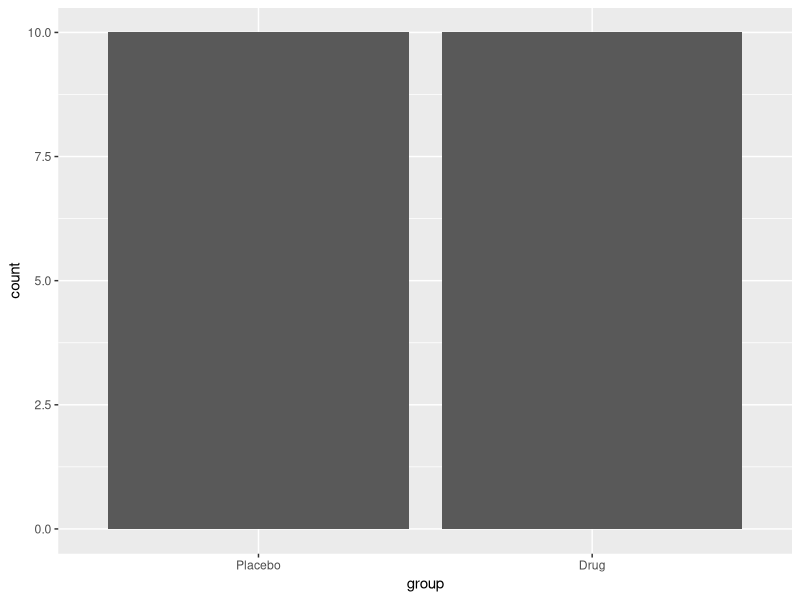
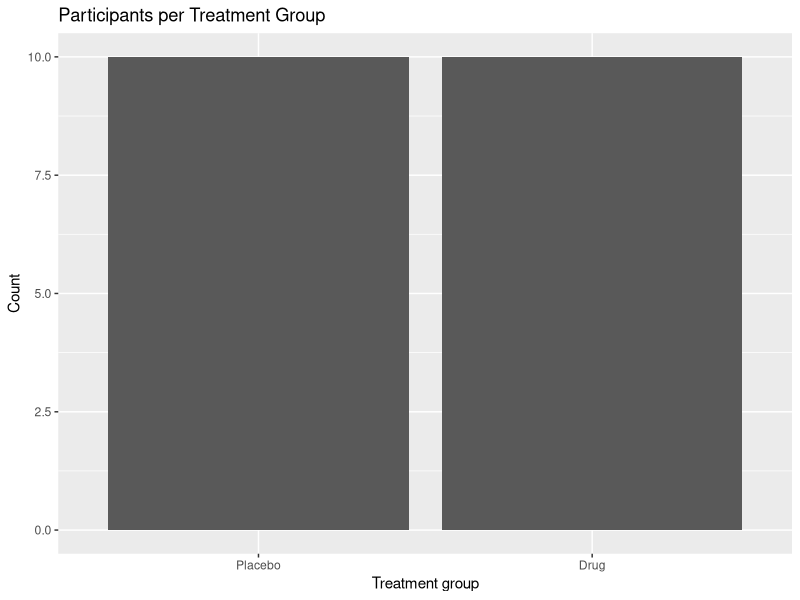
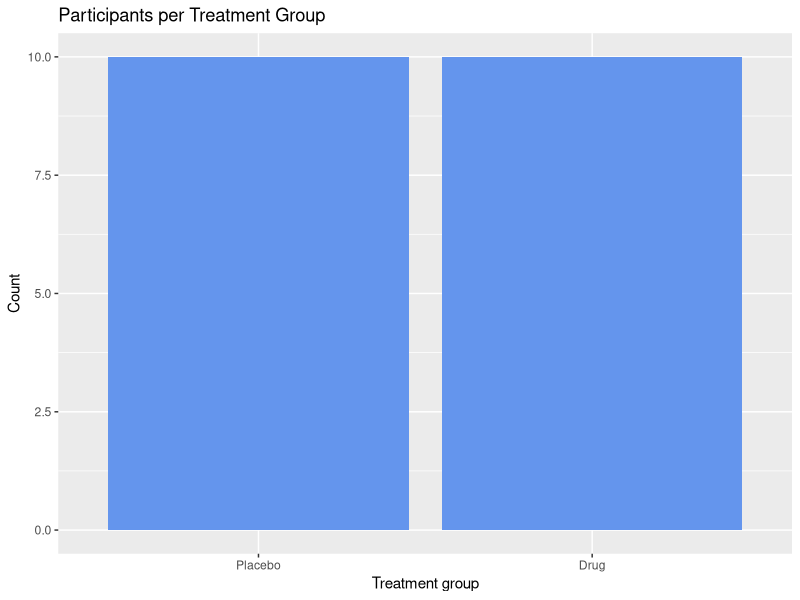
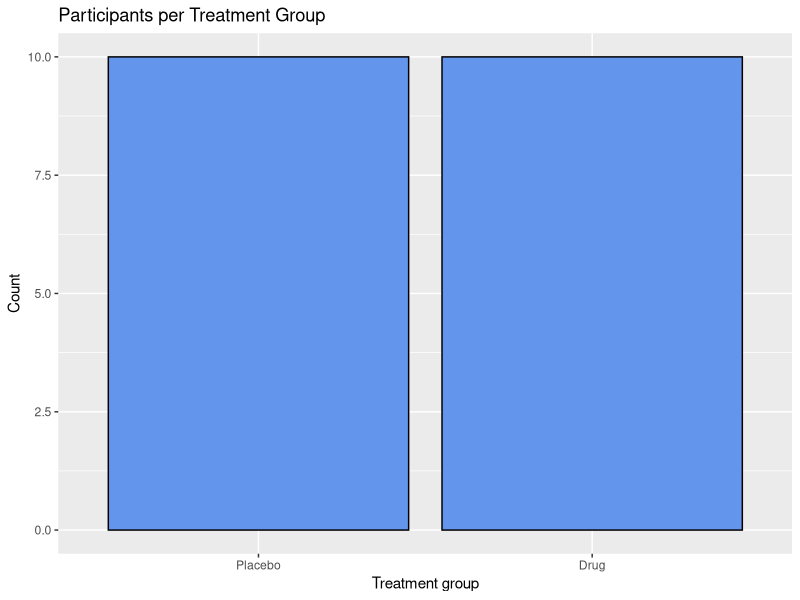
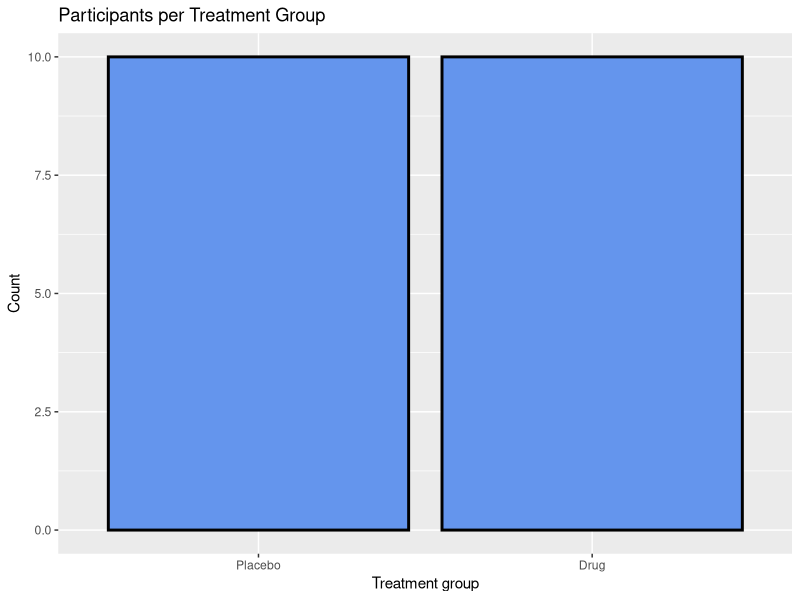
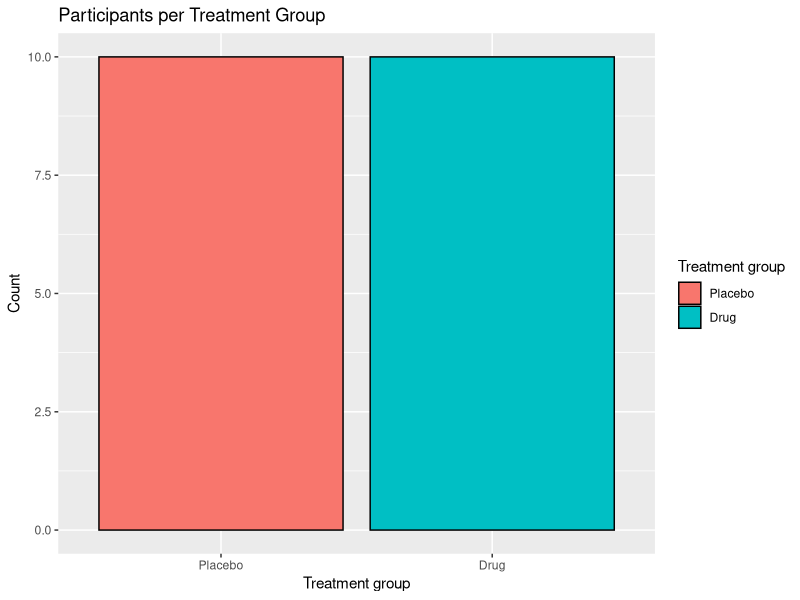
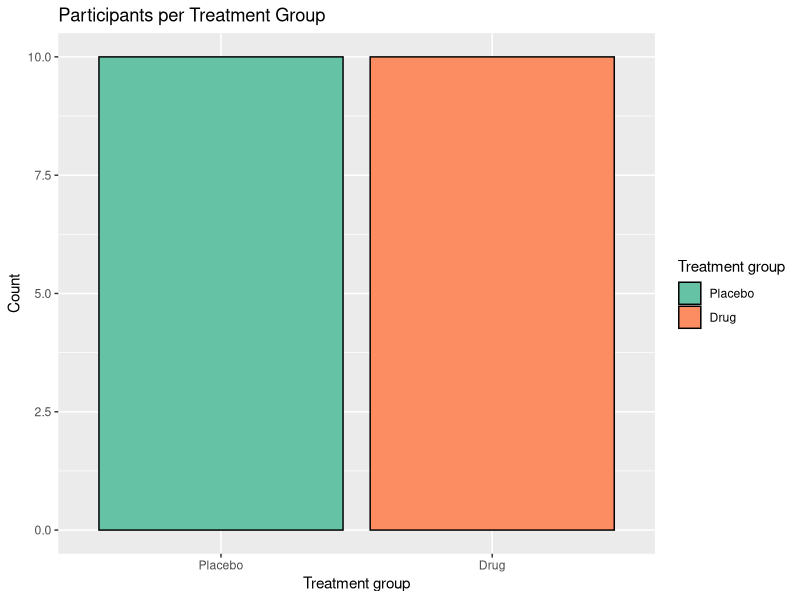
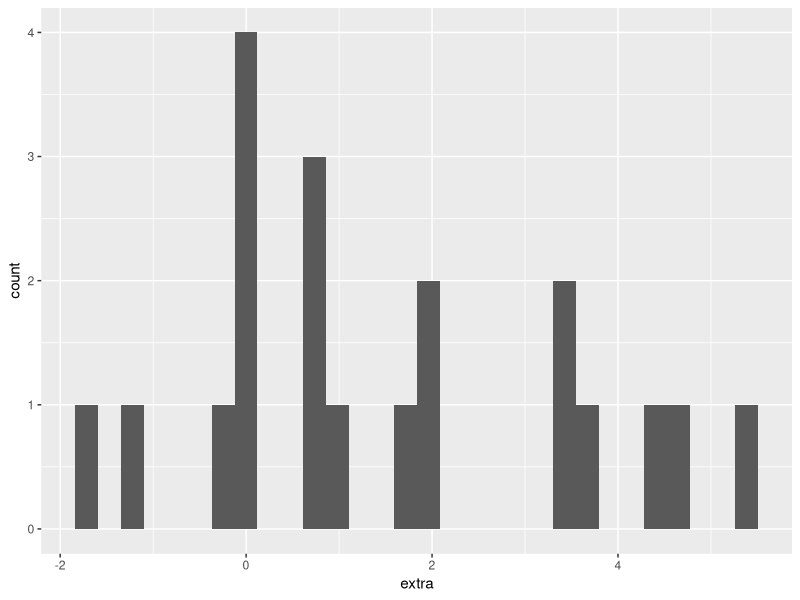

R code for these plots, in order:
## ---- chunk 1
#| echo: false
knitr::opts_chunk$set(
  echo = TRUE,
  message = FALSE,
  warning = FALSE,
  fig.width = 6,
  fig.height = 4
)
## ---- chunk 2
library(tidyverse)

glimpse(sleep)

# Recode the group variable to a factor with better labels
# Store the resulting data in a new object called sleep_data
sleep_data <- sleep |>
  mutate(
    group = factor(group, 
                   levels = c(1, 2), 
                   labels = c("Placebo", "Drug"))
  )

glimpse(sleep_data)
## ---- chunk 3
ggplot(sleep_data, aes(x = group)) +
  geom_bar()
## ---- chunk 4
ggplot(sleep_data, aes(x = group)) +
  geom_bar() +
  labs(
    title = "Participants per Treatment Group",
    x = "Treatment group",
    y = "Count"
  )
## ---- chunk 5
ggplot(sleep_data, aes(x = group)) +
  geom_bar(fill = "cornflowerblue") +
  labs(
    title = "Participants per Treatment Group",
    x = "Treatment group",
    y = "Count"
  )
## ---- chunk 6
ggplot(sleep_data, aes(x = group)) +
  geom_bar(fill = "cornflowerblue", colour = "black") +
  labs(
    title = "Participants per Treatment Group",
    x = "Treatment group",
    y = "Count"
  )
## ---- chunk 7
ggplot(sleep_data, aes(x = group)) +
  geom_bar(fill = "cornflowerblue", colour = "black", linewidth = 1) +
  labs(
    title = "Participants per Treatment Group",
    x = "Treatment group",
    y = "Count"
  )
## ---- chunk 8
ggplot(sleep_data, aes(x = group, fill = group)) +
  geom_bar(colour = "black") +
  labs(
    title = "Participants per Treatment Group",
    x = "Treatment group",
    y = "Count",
    fill = "Treatment group"
  )
## ---- chunk 9
ggplot(sleep_data, aes(x = group, fill = group)) +
  geom_bar(colour = "black") +
  scale_fill_brewer(palette = "Set2") +
  labs(
    title = "Participants per Treatment Group",
    x = "Treatment group",
    y = "Count",
    fill = "Treatment group"
  )
## ---- chunk 10
ggplot(sleep_data, aes(x = extra)) +
  geom_histogram()
## ---- chunk 11
ggplot(sleep_data, aes(x = extra)) +
  geom_histogram(bins = 10, fill = "purple", colour = 'black') +
  labs(
    title = "Distribution of change in sleep time",
    x = "Change in sleep time (hours)",
    y = "Frequency"
  )
## ---- chunk 12
ggplot(sleep_data, aes(x = extra)) +
  geom_density(colour = "darkgreen", linewidth = 2) +
  labs(
    title = "Density of change in sleep time",
    x = "Change in sleep time (hours)",
    y = "Density"
  )
## ---- chunk 13
ggplot(sleep_data, aes(x = extra)) +
  geom_density(colour = "darkgreen", fill = 'lightgreen', linewidth = 2) +
  labs(
    title = "Density of change in sleep time",
    x = "Change in sleep time (hours)",
    y = "Density"
  )
## ---- chunk 14
ggplot(sleep_data, aes(x = extra, fill = group, colour = group)) +
  geom_density(alpha = 0.5, linewidth = 2) +
  labs(
    title = "Change in sleep time density by group",
    x = "Change in sleep time (hours)",
    y = "Density",
    fill = "Treatment group",
    colour = "Treatment group"
  )
## ---- chunk 15
ggplot(sleep_data, aes(x = group, y = extra, fill = group)) +
  geom_boxplot(fill = 'lightpink', colour = 'purple4', width = 0.2) +
  labs(
    title = "Change in sleep time by treatment group",
    x = "Treatment group",
    y = "Change in sleep time (hours)"
  )
## ---- chunk 16
ggplot(sleep_data, aes(x = group, y = extra, fill = group)) +
  geom_boxplot(fill = 'lightpink', colour = 'purple4', width = 0.2) +
  labs(
    title = "Change in sleep time by treatment group",
    x = "Treatment group",
    y = "Change in sleep time (hours)"
  ) +
  theme_minimal(base_size = 14)
## ---- chunk 17
ggplot(sleep_data, aes(x = group, y = extra, fill = group)) +
  geom_boxplot(fill = 'lightpink', colour = 'purple4', width = 0.2) +
  labs(
    title = "Change in sleep time by treatment group",
    x = "Treatment group",
    y = "Change in sleep time (hours)"
  ) +
  theme_classic(base_size = 14) +
  theme(
    plot.title = element_text(size = 20, face = "bold"),
    axis.title = element_text(size = 18),
    axis.text = element_text(size = 14),
    legend.position = "none"
  )
## ---- chunk 18
ggplot(sleep_data, aes(x = group, y = extra, fill = group)) +
  geom_boxplot() +
  scale_fill_viridis_d(option = "plasma", end = 0.9) +
  labs(
    title = "Change in sleep time by treatment group",
    x = "Treatment group",
    y = "Change in sleep time (hours)"
  ) +
  theme_light(base_size = 13)
